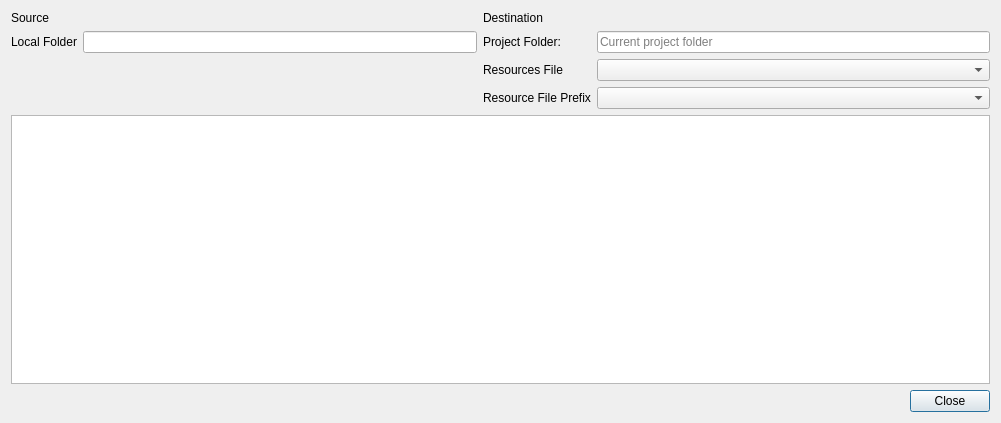
<?xml version="1.0" encoding="UTF-8"?>
<ui version="4.0">
 <class>frmManageProjectResources</class>
 <widget class="QDialog" name="frmManageProjectResources">
  <property name="geometry">
   <rect>
    <x>0</x>
    <y>0</y>
    <width>1001</width>
    <height>423</height>
   </rect>
  </property>
  <property name="windowTitle">
   <string>Manage Project Resources</string>
  </property>
  <layout class="QVBoxLayout" name="verticalLayout">
   <item>
    <layout class="QGridLayout" name="gridLayout_2">
     <item row="0" column="2">
      <widget class="QLabel" name="label_4">
       <property name="text">
        <string>Destination</string>
       </property>
      </widget>
     </item>
     <item row="2" column="4">
      <widget class="QComboBox" name="txtProjectRes"/>
     </item>
     <item row="1" column="1">
      <widget class="QLineEdit" name="txtLocalFolder"/>
     </item>
     <item row="0" column="0">
      <widget class="QLabel" name="label_3">
       <property name="text">
        <string>Source</string>
       </property>
      </widget>
     </item>
     <item row="1" column="4">
      <widget class="QLineEdit" name="txtProjectFolder">
       <property name="text">
        <string/>
       </property>
       <property name="placeholderText">
        <string>Current project folder</string>
       </property>
      </widget>
     </item>
     <item row="1" column="2">
      <widget class="QLabel" name="lblSourceFolder_2">
       <property name="text">
        <string>Project Folder:</string>
       </property>
      </widget>
     </item>
     <item row="2" column="2">
      <widget class="QLabel" name="lblSourceFolder_3">
       <property name="text">
        <string>Resources File</string>
       </property>
      </widget>
     </item>
     <item row="3" column="2">
      <widget class="QLabel" name="label">
       <property name="text">
        <string>Resource File Prefix</string>
       </property>
      </widget>
     </item>
     <item row="3" column="4">
      <widget class="QComboBox" name="txtProjectResPrefix"/>
     </item>
     <item row="1" column="0">
      <widget class="QLabel" name="label_2">
       <property name="text">
        <string>Local Folder</string>
       </property>
      </widget>
     </item>
    </layout>
   </item>
   <item>
    <widget class="QTableView" name="tableView"/>
   </item>
   <item>
    <widget class="QDialogButtonBox" name="buttonBox">
     <property name="orientation">
      <enum>Qt::Orientation::Horizontal</enum>
     </property>
     <property name="standardButtons">
      <set>QDialogButtonBox::StandardButton::Close</set>
     </property>
    </widget>
   </item>
  </layout>
 </widget>
 <resources/>
 <connections>
  <connection>
   <sender>buttonBox</sender>
   <signal>rejected()</signal>
   <receiver>frmManageProjectResources</receiver>
   <slot>reject()</slot>
   <hints>
    <hint type="sourcelabel">
     <x>316</x>
     <y>260</y>
    </hint>
    <hint type="destinationlabel">
     <x>286</x>
     <y>274</y>
    </hint>
   </hints>
  </connection>
 </connections>
</ui>
